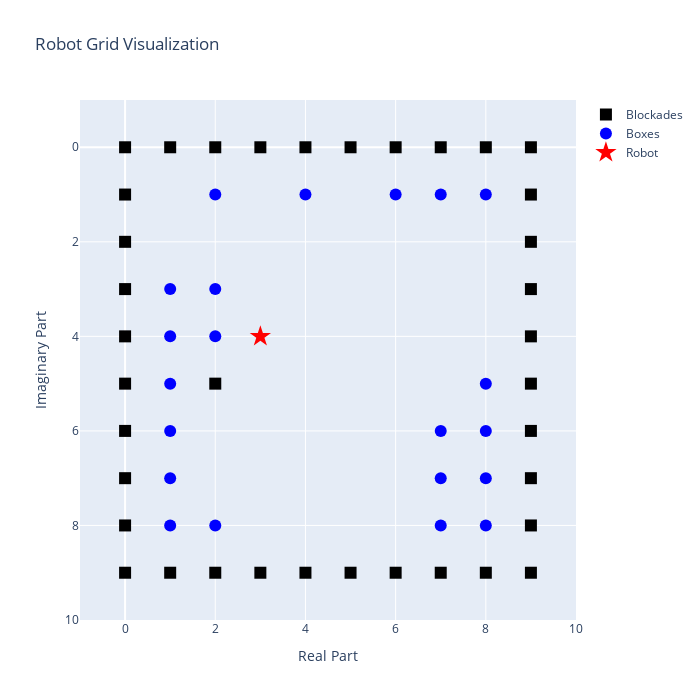

Write notebook code for a chart like this one.
### Code cell
plot_robot_grid(blockades, updated_boxes, updated_robot, min_blockades, max_blockades)

##########
#.O.O.OOO#
#........#
#OO......#
#OO@.....#
#O#.....O#
#O.....OO#
#O.....OO#
#OO....OO#
##########

### Figure 1 — Plotly figure (JSON) as saved in the notebook; plotly's stock layout.template omitted (floating-point values rounded to 4 significant figures)
{"data": [{"marker": {"color": "black", "size": 12, "symbol": "square"}, "mode": "markers", "name": "Blockades", "x": [0.0, 1.0, 2.0, 3.0, 4.0, 5.0, 6.0, 7.0, 8.0, 9.0, 0.0, 9.0, 0.0, 9.0, 0.0, 9.0, 0.0, 9.0, 0.0, 2.0, 9.0, 0.0, 9.0, 0.0, 9.0, 0.0, 9.0, 0.0, 1.0, 2.0, 3.0, 4.0, 5.0, 6.0, 7.0, 8.0, 9.0], "y": [0.0, 0.0, 0.0, 0.0, 0.0, 0.0, 0.0, 0.0, 0.0, 0.0, 1.0, 1.0, 2.0, 2.0, 3.0, 3.0, 4.0, 4.0, 5.0, 5.0, 5.0, 6.0, 6.0, 7.0, 7.0, 8.0, 8.0, 9.0, 9.0, 9.0, 9.0, 9.0, 9.0, 9.0, 9.0, 9.0, 9.0], "type": "scatter"}, {"marker": {"color": "blue", "size": 12, "symbol": "circle"}, "mode": "markers", "name": "Boxes", "x": [2.0, 1.0, 8.0, 1.0, 7.0, 2.0, 7.0, 8.0, 2.0, 4.0, 6.0, 1.0, 7.0, 8.0, 2.0, 1.0, 1.0, 8.0, 1.0, 7.0, 8.0], "y": [4.0, 4.0, 6.0, 8.0, 6.0, 8.0, 8.0, 8.0, 1.0, 1.0, 1.0, 3.0, 1.0, 1.0, 3.0, 5.0, 6.0, 5.0, 7.0, 7.0, 7.0], "type": "scatter"}, {"marker": {"color": "red", "size": 16, "symbol": "star"}, "mode": "markers", "name": "Robot", "x": [3.0], "y": [4.0], "type": "scatter"}], "layout": {"height": 700, "showlegend": true, "title": {"text": "Robot Grid Visualization"}, "width": 700, "xaxis": {"range": [-1.0, 10.0], "title": {"text": "Real Part"}, "zeroline": true}, "yaxis": {"range": [10.0, -1.0], "title": {"text": "Imaginary Part"}, "zeroline": true}}}
